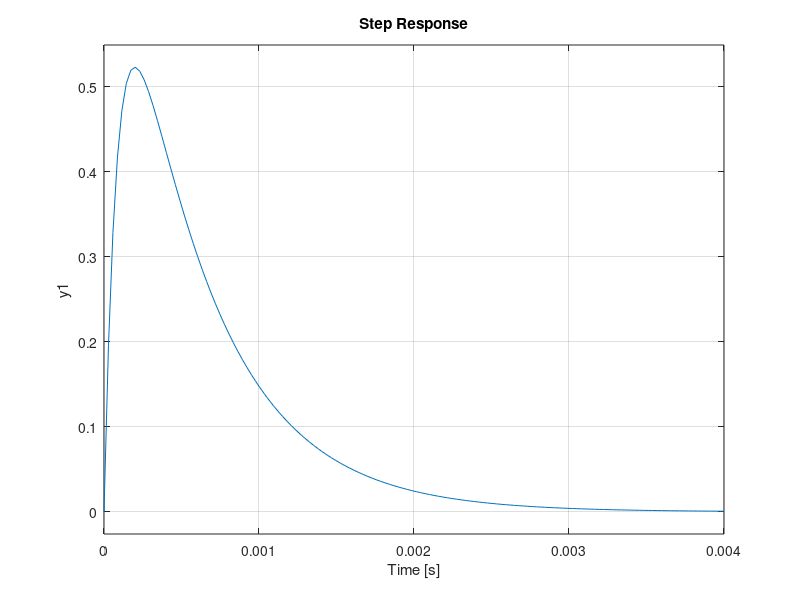
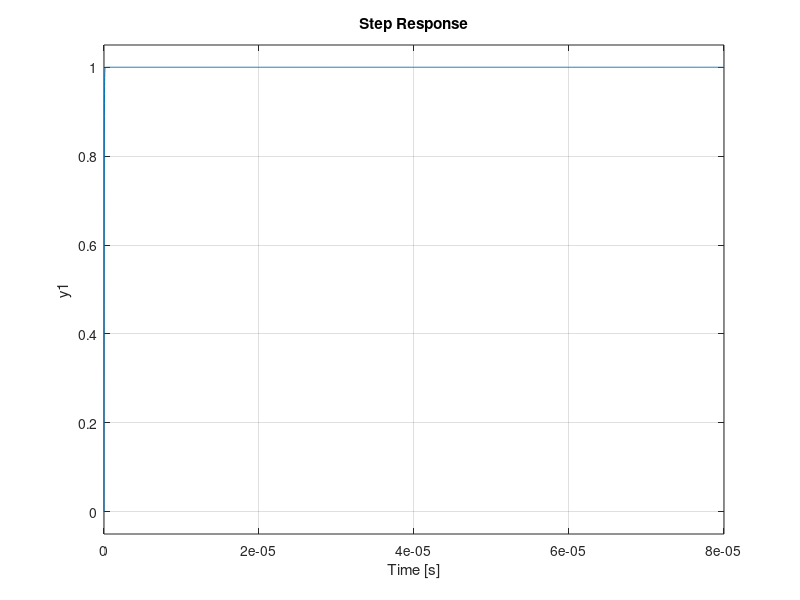
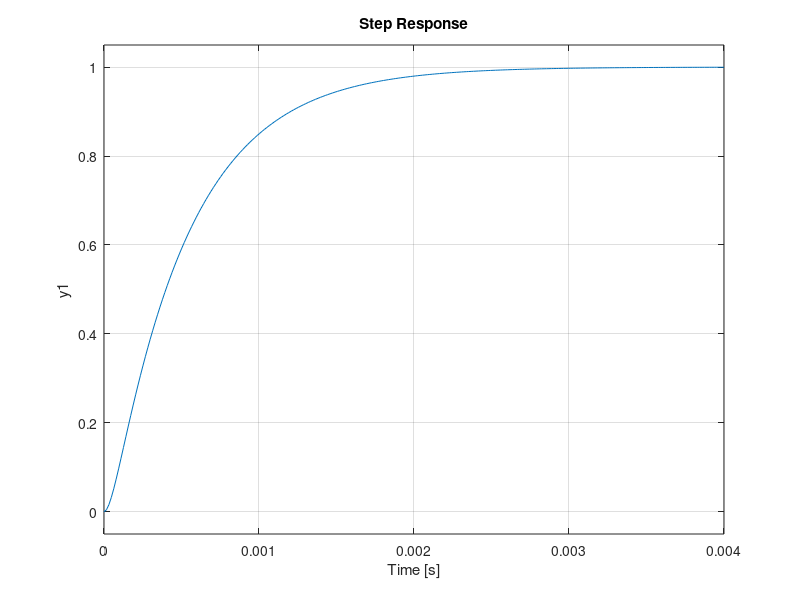
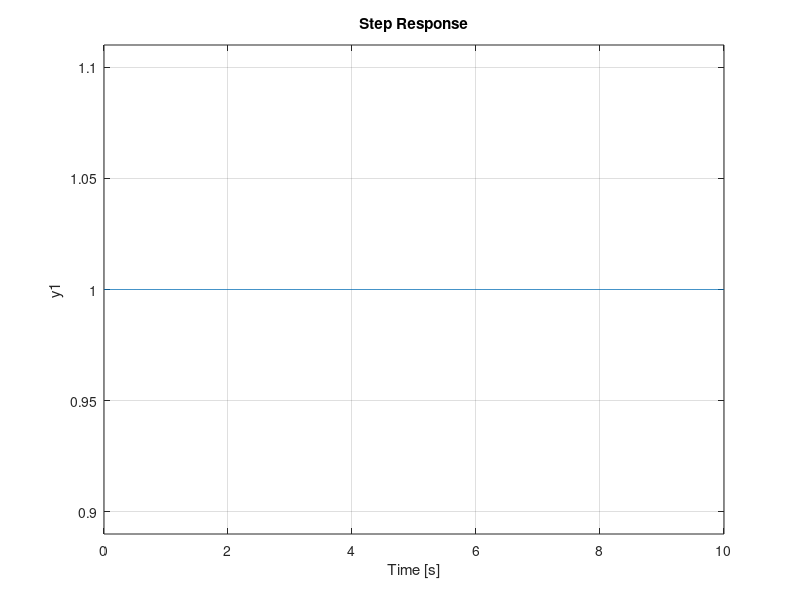

Write MATLAB code to recreate these figures, in order.
clear all;
close all;

figure;
h1 = tf([0 2.32 0], [0.000285824 3.6192 5600]);
step(h1);

figure;
h2 = tf([0 2.2 0], [0.000000051 2.20022 1]);
step(h2);

figure;
h3 = tf([0 0 1], [0.000000025 0.00055 1]);
step(h3);

figure;
h4 = tf([0 0 1], [0 0 1]);
step(h4);

figure;
h5 = tf([0 0 1], [0 -0.05 0]);
step(h5);
